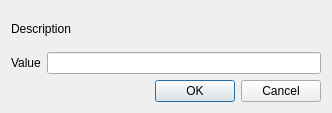
<?xml version="1.0" encoding="UTF-8"?>
<ui version="4.0">
 <class>AbstractVRDialog</class>
 <widget class="QDialog" name="AbstractVRDialog">
  <property name="geometry">
   <rect>
    <x>0</x>
    <y>0</y>
    <width>332</width>
    <height>113</height>
   </rect>
  </property>
  <property name="windowTitle">
   <string>AbstractVRDialog</string>
  </property>
  <layout class="QHBoxLayout" name="horizontalLayout_3">
   <item>
    <layout class="QVBoxLayout" name="verticalLayout">
     <item>
      <widget class="QLabel" name="labelDescription">
       <property name="text">
        <string>Description</string>
       </property>
      </widget>
     </item>
     <item>
      <layout class="QHBoxLayout" name="horizontalLayout_2">
       <item>
        <widget class="QLabel" name="labelValue">
         <property name="text">
          <string>Value</string>
         </property>
        </widget>
       </item>
       <item>
        <widget class="QLineEdit" name="lineEditValue"/>
       </item>
      </layout>
     </item>
     <item>
      <layout class="QHBoxLayout" name="horizontalLayout">
       <item>
        <spacer name="horizontalSpacer">
         <property name="orientation">
          <enum>Qt::Horizontal</enum>
         </property>
         <property name="sizeHint" stdset="0">
          <size>
           <width>40</width>
           <height>20</height>
          </size>
         </property>
        </spacer>
       </item>
       <item>
        <widget class="QPushButton" name="pushButtonOK">
         <property name="text">
          <string>OK</string>
         </property>
        </widget>
       </item>
       <item>
        <widget class="QPushButton" name="pushButtonCancel">
         <property name="text">
          <string>Cancel</string>
         </property>
        </widget>
       </item>
      </layout>
     </item>
    </layout>
   </item>
  </layout>
 </widget>
 <layoutdefault spacing="6" margin="11"/>
 <resources/>
 <connections>
  <connection>
   <sender>pushButtonCancel</sender>
   <signal>clicked()</signal>
   <receiver>AbstractVRDialog</receiver>
   <slot>reject()</slot>
   <hints>
    <hint type="sourcelabel">
     <x>284</x>
     <y>65</y>
    </hint>
    <hint type="destinationlabel">
     <x>316</x>
     <y>148</y>
    </hint>
   </hints>
  </connection>
  <connection>
   <sender>pushButtonOK</sender>
   <signal>clicked()</signal>
   <receiver>AbstractVRDialog</receiver>
   <slot>onOKPressed()</slot>
   <hints>
    <hint type="sourcelabel">
     <x>203</x>
     <y>85</y>
    </hint>
    <hint type="destinationlabel">
     <x>271</x>
     <y>162</y>
    </hint>
   </hints>
  </connection>
 </connections>
 <slots>
  <slot>onOKPressed()</slot>
 </slots>
</ui>
